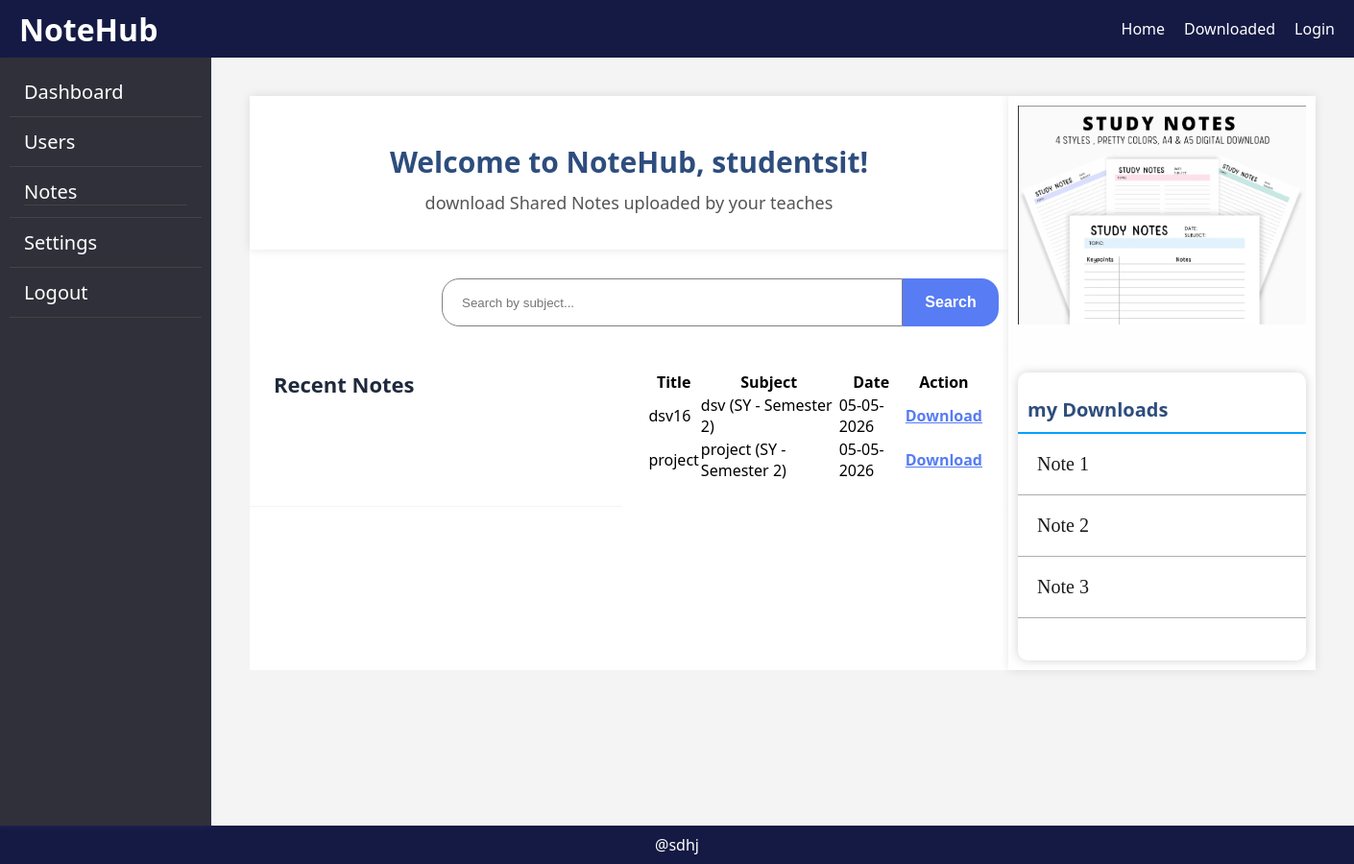
The app's page /student_dashboard (signed in) with its own data.
### models.py (models this page shows)
class Note(db.Model):
    id = db.Column(db.Integer, primary_key=True)
    title = db.Column(db.String(200), nullable=False)
    subject = db.Column(db.String(100), nullable=False)
    file_path = db.Column(db.String(200), nullable=False)
    college_id = db.Column(db.Integer, db.ForeignKey('college.id'), nullable=False)
    teacher_id = db.Column(db.Integer, db.ForeignKey('user.id'), nullable=False)
    download_count = db.Column(db.Integer, default=0)
    created_at = db.Column(db.DateTime, default=datetime.utcnow)

### app.py (the view)
@app.route('/student_dashboard')
def student_dashboard():
    if 'user_id' not in session:
        return redirect('/login')
    current_college_id = session.get('college_id')
    query = Note.query.filter_by(college_id=current_college_id)
    subject_filter = request.args.get('subject')
    if subject_filter:
        query = query.filter(Note.subject.ilike(f"%{subject_filter}%"))
    notes = query.order_by(Note.created_at.desc()).all()
    return render_template("student_dashboard.html", notes=notes, username=session.get('username'))

### templates/student_dashboard.html
{% extends "base1.html" %}
{% block navbar %}
    <div class="nav">
        <h1 class="logo">NoteHub</h1>
        <ul class="menu">
            <li><a href="{{ url_for('home') }}">Home</a></li>
            <li><a href="{{ url_for('create') }}">Downloaded</a></li>
            <li><a href="{{ url_for('login') }}">Login</a></li>
        </ul>
    </div>
{% endblock %}
{% block content %}
<div class="main">
    <div class="layout">
        <div class="container">
            <div class="welcome">
                <h1 id="wel">Welcome to NoteHub, {{ username }}!</h1>
                <p>download Shared Notes uploaded by your teaches</p>
            </div>
            <div class="filter-box" style="margin-bottom: 20px;">
                <form action="/student_dashboard" method="GET" style="display: flex;">
                    <input type="text" name="subject" placeholder="Search by subject..." class="search-inp">
                    <button type="submit" class="search-btn">Search</button>
                </form>
            </div>
            <div class="main-container">
                <div class="recent">
                    <h1>Recent Notes</h1>
                    <div class="table-section">
                        <table>
                            <thead>
                                <tr>
                                    <th>Title</th>
                                    <th>Subject</th>
                                    <th>Date</th>
                                    <th>Action</th>
                                </tr>
                            </thead>
                            {% for note in notes %}
                            <tr>
                                <td>{{ note.title }}</td>
                                <td>{{ note.subject }}</td>
                                <td>{{ note.created_at.strftime("%d-%m-%Y") }}</td>
                                <td><a href="{{ url_for('download_note', note_id=note.id) }}" style="color: #577cf4; font-weight: bold;">Download</a></td>
                            </tr>
                            {% endfor %}
                        </table>
                    </div>
                </div>
            </div>
        </div>
        <div class="cont-secound">
            <div class="img">
                <img src="{{ url_for('static', filename='images/index.png') }}" class="image">
            </div>
            <div class="box1">
                <h2>my Downloads</h2>
                <ul>
                    <li>Note 1</li>
                    <li>Note 2</li>
                    <li>Note 3</li>
                </ul>
            </div>
        </div>
    </div>
</div>
{% endblock %}

### static/css/dashboard1.css (style rules this page uses)
* { margin: 0; padding: 0; box-sizing: border-box; }
.nav { width: 100%; height: 60px; background: #151a44; color: white; display: flex; justify-content: space-between; align-items: center; padding: 0 20px; }
.menu { display: flex; list-style: none; gap: 20px; }
.menu a { color: white; text-decoration: none; }
.layout { display: flex; }
.main { flex: 1; padding: 20px; background: #f4f4f4; }

### static/css/dashboard.css (style rules this page uses)
* { margin: 0; padding: 0; box-sizing: border-box; }
body { font-family: 'Segoe UI', Tahoma, Geneva, Verdana, sans-serif; background-color:#e2dcdc; }
.container { display: flex; flex-direction:column; background-color: #ffffff;; flex:3; }
.welcome { box-shadow: 0px 0px 10px rgba(0,0,0,0.1); height:20vh; width:100%; display:flex; justify-content: center; align-items: center; flex-direction: column; }
#wel { color:#2d4d7d; font-size: 30px; padding:10px; }
.welcome p { color:#555; font-size: 18px; }
.main-container { height:auto; width:100%; display: flex; justify-content: space-evenly; flex-wrap: wrap; box-shadow: 0px 0px 5px rgba(0,0,0,0.01); }
.recent { height:100%; width:100%; display: flex; }
.layout { display: flex; }
.recent h1 { color: #1e293b; font-size: 22px; font-weight: 700; padding: 25px 0 15px 25px; width: 100%; border-bottom: 1px solid #f1f5f9; }
.table-section { width: 100%; padding: 25px; display: flex; justify-content:flex-start; }
.cont-secound { border:none; padding:10px; display: flex; flex:1; background-color: #fffefe; justify-content: space-evenly; flex-wrap: wrap; border:none; box-shadow: 0px 0px 10px rgba(0,0,0,0.1); }
img { height:100%; width:100%; }
.box1 { height:300px; width:300px; box-shadow: 0px 0px 10px rgba(57, 60, 62, 0.223); background-color: #ffffff; padding:15px 0px 15px; border-radius: 10px; margin-top:50px; }
h2 { color:#2d4d7d; font-size: 20px; padding:10px; border-bottom: 2px solid #06a2fd; }
.box1 li { display: flex; flex-direction: column; gap: 20px; color:rgb(28, 27, 27); font-family: 'Times New Roman', Times, serif; font-size: 20px; padding:20px; border-bottom: 1px solid #aaaead; text-decoration: none; }
.table-section tr, .table-seection th { border:1px solid #aaaedd; }
.search-inp { height:50px; padding:20px; width:60vh; margin-top:30px; margin-left: 25vh; border-top-left-radius: 18px; border-bottom-left-radius: 18px; border: 0.5px solid gray; }
.search-btn { height:50px; padding:10px; width:100px; margin-top:30px; border-radius: 0px; border-top-right-radius: 18px; border-bottom-right-radius: 18px; }

### static/css/upload.css (style rules this page uses)
* { margin: 0; padding: 0; box-sizing: border-box; }
button { height: 50px; width: 100%; margin-top: 25px; border:none; background-color: #577cf4; border-radius: 8px; color:white; font-size: 16px; font-weight: 600; cursor: pointer; transition: background 0.3s; }

### records on screen
Note: title "dsv16", subject "dsv (SY - Semester 2)", created_at "05-05-2026"
Note: title "project", subject "project (SY - Semester 2)", created_at "05-05-2026"

### other values on screen
{{ username }} "studentsit"
